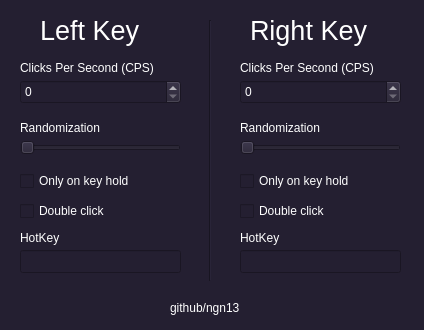
<?xml version="1.0" encoding="UTF-8"?>
<ui version="4.0">
 <class>Widget</class>
 <widget class="QWidget" name="Widget">
  <property name="geometry">
   <rect>
    <x>0</x>
    <y>0</y>
    <width>424</width>
    <height>330</height>
   </rect>
  </property>
  <property name="windowTitle">
   <string>Widget</string>
  </property>
  <property name="styleSheet">
   <string notr="true">background-color: rgb(36, 31, 49);
color: rgb(255, 255, 255);</string>
  </property>
  <widget class="QLabel" name="label">
   <property name="geometry">
    <rect>
     <x>20</x>
     <y>60</y>
     <width>161</width>
     <height>16</height>
    </rect>
   </property>
   <property name="text">
    <string>Clicks Per Second (CPS)</string>
   </property>
  </widget>
  <widget class="Line" name="line">
   <property name="geometry">
    <rect>
     <x>200</x>
     <y>20</y>
     <width>20</width>
     <height>261</height>
    </rect>
   </property>
   <property name="orientation">
    <enum>Qt::Vertical</enum>
   </property>
  </widget>
  <widget class="QLabel" name="label_2">
   <property name="geometry">
    <rect>
     <x>40</x>
     <y>10</y>
     <width>111</width>
     <height>41</height>
    </rect>
   </property>
   <property name="font">
    <font>
     <pointsize>20</pointsize>
    </font>
   </property>
   <property name="styleSheet">
    <string notr="true"/>
   </property>
   <property name="text">
    <string>Left Key</string>
   </property>
  </widget>
  <widget class="QSpinBox" name="leftSB">
   <property name="geometry">
    <rect>
     <x>20</x>
     <y>80</y>
     <width>161</width>
     <height>24</height>
    </rect>
   </property>
  </widget>
  <widget class="QLabel" name="label_3">
   <property name="geometry">
    <rect>
     <x>20</x>
     <y>120</y>
     <width>161</width>
     <height>16</height>
    </rect>
   </property>
   <property name="text">
    <string>Randomization</string>
   </property>
  </widget>
  <widget class="QSlider" name="leftSlide">
   <property name="geometry">
    <rect>
     <x>20</x>
     <y>140</y>
     <width>161</width>
     <height>16</height>
    </rect>
   </property>
   <property name="orientation">
    <enum>Qt::Horizontal</enum>
   </property>
  </widget>
  <widget class="QCheckBox" name="left1CB">
   <property name="geometry">
    <rect>
     <x>20</x>
     <y>170</y>
     <width>161</width>
     <height>22</height>
    </rect>
   </property>
   <property name="text">
    <string>Only on key hold</string>
   </property>
  </widget>
  <widget class="QLineEdit" name="leftHotkey">
   <property name="geometry">
    <rect>
     <x>20</x>
     <y>250</y>
     <width>161</width>
     <height>23</height>
    </rect>
   </property>
  </widget>
  <widget class="QLabel" name="label_4">
   <property name="geometry">
    <rect>
     <x>20</x>
     <y>230</y>
     <width>161</width>
     <height>16</height>
    </rect>
   </property>
   <property name="text">
    <string>HotKey</string>
   </property>
  </widget>
  <widget class="QCheckBox" name="left2CB">
   <property name="geometry">
    <rect>
     <x>20</x>
     <y>200</y>
     <width>111</width>
     <height>22</height>
    </rect>
   </property>
   <property name="text">
    <string>Double click</string>
   </property>
  </widget>
  <widget class="QSlider" name="rightSlide">
   <property name="geometry">
    <rect>
     <x>240</x>
     <y>140</y>
     <width>161</width>
     <height>16</height>
    </rect>
   </property>
   <property name="orientation">
    <enum>Qt::Horizontal</enum>
   </property>
  </widget>
  <widget class="QCheckBox" name="right2CB">
   <property name="geometry">
    <rect>
     <x>240</x>
     <y>200</y>
     <width>111</width>
     <height>22</height>
    </rect>
   </property>
   <property name="text">
    <string>Double click</string>
   </property>
  </widget>
  <widget class="QLabel" name="label_5">
   <property name="geometry">
    <rect>
     <x>250</x>
     <y>10</y>
     <width>141</width>
     <height>41</height>
    </rect>
   </property>
   <property name="font">
    <font>
     <pointsize>20</pointsize>
    </font>
   </property>
   <property name="text">
    <string>Right Key</string>
   </property>
  </widget>
  <widget class="QLabel" name="label_6">
   <property name="geometry">
    <rect>
     <x>240</x>
     <y>230</y>
     <width>161</width>
     <height>16</height>
    </rect>
   </property>
   <property name="text">
    <string>HotKey</string>
   </property>
  </widget>
  <widget class="QCheckBox" name="right1CB">
   <property name="geometry">
    <rect>
     <x>240</x>
     <y>170</y>
     <width>171</width>
     <height>22</height>
    </rect>
   </property>
   <property name="text">
    <string>Only on key hold</string>
   </property>
  </widget>
  <widget class="QLabel" name="label_7">
   <property name="geometry">
    <rect>
     <x>240</x>
     <y>60</y>
     <width>161</width>
     <height>16</height>
    </rect>
   </property>
   <property name="text">
    <string>Clicks Per Second (CPS)</string>
   </property>
  </widget>
  <widget class="QSpinBox" name="rightSB">
   <property name="geometry">
    <rect>
     <x>240</x>
     <y>80</y>
     <width>161</width>
     <height>24</height>
    </rect>
   </property>
  </widget>
  <widget class="QLabel" name="label_8">
   <property name="geometry">
    <rect>
     <x>240</x>
     <y>120</y>
     <width>161</width>
     <height>16</height>
    </rect>
   </property>
   <property name="text">
    <string>Randomization</string>
   </property>
  </widget>
  <widget class="QLineEdit" name="rightHotkey">
   <property name="geometry">
    <rect>
     <x>240</x>
     <y>250</y>
     <width>161</width>
     <height>23</height>
    </rect>
   </property>
  </widget>
  <widget class="QLabel" name="label_9">
   <property name="geometry">
    <rect>
     <x>170</x>
     <y>300</y>
     <width>91</width>
     <height>16</height>
    </rect>
   </property>
   <property name="text">
    <string>github/ngn13</string>
   </property>
  </widget>
 </widget>
 <resources/>
 <connections/>
</ui>
